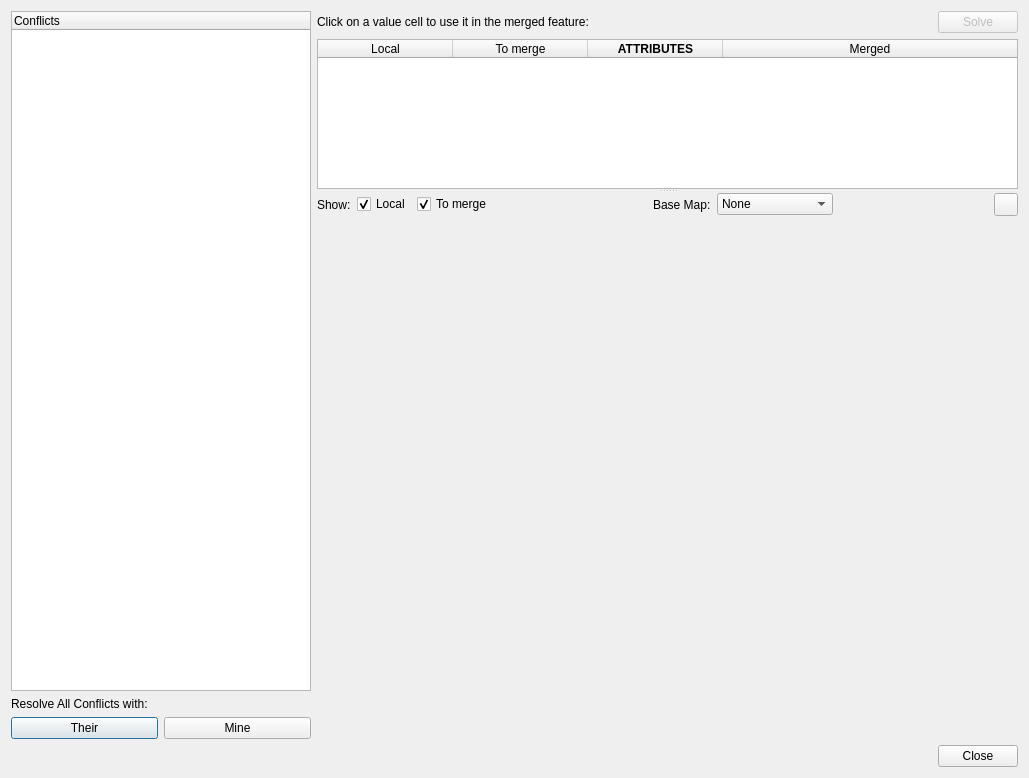
<?xml version="1.0" encoding="UTF-8"?>
<ui version="4.0">
 <class>ConflictDialog</class>
 <widget class="QDialog" name="ConflictDialog">
  <property name="geometry">
   <rect>
    <x>0</x>
    <y>0</y>
    <width>1029</width>
    <height>778</height>
   </rect>
  </property>
  <property name="sizePolicy">
   <sizepolicy hsizetype="MinimumExpanding" vsizetype="MinimumExpanding">
    <horstretch>0</horstretch>
    <verstretch>0</verstretch>
   </sizepolicy>
  </property>
  <property name="minimumSize">
   <size>
    <width>600</width>
    <height>700</height>
   </size>
  </property>
  <property name="windowTitle">
   <string>Merge Conflicts</string>
  </property>
  <layout class="QVBoxLayout" name="verticalLayout_2">
   <item>
    <layout class="QHBoxLayout" name="horizontalLayout">
     <item>
      <widget class="QWidget" name="widget" native="true">
       <property name="maximumSize">
        <size>
         <width>300</width>
         <height>16777215</height>
        </size>
       </property>
       <layout class="QVBoxLayout" name="verticalLayout_3">
        <property name="margin">
         <number>0</number>
        </property>
        <item>
         <widget class="QTreeWidget" name="conflictsTree">
          <property name="sizePolicy">
           <sizepolicy hsizetype="Expanding" vsizetype="Expanding">
            <horstretch>0</horstretch>
            <verstretch>0</verstretch>
           </sizepolicy>
          </property>
          <property name="minimumSize">
           <size>
            <width>200</width>
            <height>200</height>
           </size>
          </property>
          <property name="maximumSize">
           <size>
            <width>232131</width>
            <height>321321</height>
           </size>
          </property>
          <property name="alternatingRowColors">
           <bool>true</bool>
          </property>
          <property name="uniformRowHeights">
           <bool>true</bool>
          </property>
          <column>
           <property name="text">
            <string>Conflicts</string>
           </property>
          </column>
         </widget>
        </item>
        <item>
         <widget class="QLabel" name="label">
          <property name="text">
           <string>Resolve All Conflicts with:</string>
          </property>
         </widget>
        </item>
        <item>
         <layout class="QHBoxLayout" name="horizontalLayout_3">
          <item>
           <widget class="QPushButton" name="solveAllTheirsButton">
            <property name="text">
             <string>Their</string>
            </property>
           </widget>
          </item>
          <item>
           <widget class="QPushButton" name="solveAllOursButton">
            <property name="text">
             <string>Mine</string>
            </property>
           </widget>
          </item>
         </layout>
        </item>
       </layout>
      </widget>
     </item>
     <item>
      <layout class="QVBoxLayout" name="verticalLayout">
       <item>
        <layout class="QHBoxLayout" name="horizontalLayout_4">
         <item>
          <widget class="QLabel" name="label_7">
           <property name="sizePolicy">
            <sizepolicy hsizetype="Preferred" vsizetype="Fixed">
             <horstretch>0</horstretch>
             <verstretch>0</verstretch>
            </sizepolicy>
           </property>
           <property name="text">
            <string>Click on a value cell to use it in the merged feature:</string>
           </property>
          </widget>
         </item>
         <item>
          <spacer name="horizontalSpacer">
           <property name="orientation">
            <enum>Qt::Horizontal</enum>
           </property>
           <property name="sizeHint" stdset="0">
            <size>
             <width>40</width>
             <height>20</height>
            </size>
           </property>
          </spacer>
         </item>
         <item>
          <widget class="QPushButton" name="solveButton">
           <property name="enabled">
            <bool>false</bool>
           </property>
           <property name="text">
            <string>Solve</string>
           </property>
           <property name="icon">
            <iconset resource="resources/geogigclient_resources.qrc">
             <normaloff>:/icon/push-repo.png</normaloff>:/icon/push-repo.png</iconset>
           </property>
           <property name="iconSize">
            <size>
             <width>16</width>
             <height>16</height>
            </size>
           </property>
          </widget>
         </item>
        </layout>
       </item>
       <item>
        <widget class="QSplitter" name="splitter">
         <property name="orientation">
          <enum>Qt::Vertical</enum>
         </property>
         <widget class="QTableWidget" name="attributesTable">
          <property name="sizePolicy">
           <sizepolicy hsizetype="Fixed" vsizetype="Expanding">
            <horstretch>0</horstretch>
            <verstretch>0</verstretch>
           </sizepolicy>
          </property>
          <property name="minimumSize">
           <size>
            <width>250</width>
            <height>100</height>
           </size>
          </property>
          <property name="maximumSize">
           <size>
            <width>1000</width>
            <height>150</height>
           </size>
          </property>
          <property name="verticalScrollBarPolicy">
           <enum>Qt::ScrollBarAsNeeded</enum>
          </property>
          <property name="horizontalScrollBarPolicy">
           <enum>Qt::ScrollBarAsNeeded</enum>
          </property>
          <property name="showDropIndicator" stdset="0">
           <bool>false</bool>
          </property>
          <property name="dragDropOverwriteMode">
           <bool>false</bool>
          </property>
          <property name="alternatingRowColors">
           <bool>false</bool>
          </property>
          <property name="selectionMode">
           <enum>QAbstractItemView::NoSelection</enum>
          </property>
          <property name="selectionBehavior">
           <enum>QAbstractItemView::SelectRows</enum>
          </property>
          <property name="showGrid">
           <bool>true</bool>
          </property>
          <property name="gridStyle">
           <enum>Qt::DotLine</enum>
          </property>
          <property name="sortingEnabled">
           <bool>true</bool>
          </property>
          <property name="wordWrap">
           <bool>false</bool>
          </property>
          <attribute name="horizontalHeaderCascadingSectionResizes">
           <bool>true</bool>
          </attribute>
          <attribute name="horizontalHeaderDefaultSectionSize">
           <number>135</number>
          </attribute>
          <attribute name="horizontalHeaderMinimumSectionSize">
           <number>30</number>
          </attribute>
          <attribute name="horizontalHeaderStretchLastSection">
           <bool>true</bool>
          </attribute>
          <attribute name="verticalHeaderVisible">
           <bool>false</bool>
          </attribute>
          <attribute name="verticalHeaderCascadingSectionResizes">
           <bool>false</bool>
          </attribute>
          <attribute name="verticalHeaderStretchLastSection">
           <bool>false</bool>
          </attribute>
          <column>
           <property name="text">
            <string>Local</string>
           </property>
           <property name="font">
            <font>
             <weight>50</weight>
             <bold>false</bold>
            </font>
           </property>
           <property name="textAlignment">
            <set>AlignHCenter|AlignVCenter|AlignCenter</set>
           </property>
           <property name="foreground">
            <brush brushstyle="SolidPattern">
             <color alpha="255">
              <red>0</red>
              <green>0</green>
              <blue>0</blue>
             </color>
            </brush>
           </property>
          </column>
          <column>
           <property name="text">
            <string>To merge</string>
           </property>
           <property name="font">
            <font>
             <weight>50</weight>
             <bold>false</bold>
            </font>
           </property>
           <property name="textAlignment">
            <set>AlignHCenter|AlignTop</set>
           </property>
           <property name="foreground">
            <brush brushstyle="SolidPattern">
             <color alpha="255">
              <red>0</red>
              <green>0</green>
              <blue>0</blue>
             </color>
            </brush>
           </property>
          </column>
          <column>
           <property name="text">
            <string>ATTRIBUTES</string>
           </property>
           <property name="font">
            <font>
             <weight>75</weight>
             <bold>true</bold>
             <kerning>true</kerning>
            </font>
           </property>
           <property name="background">
            <color alpha="0">
             <red>0</red>
             <green>0</green>
             <blue>0</blue>
            </color>
           </property>
           <property name="foreground">
            <brush brushstyle="SolidPattern">
             <color alpha="255">
              <red>0</red>
              <green>0</green>
              <blue>0</blue>
             </color>
            </brush>
           </property>
          </column>
          <column>
           <property name="text">
            <string>Merged</string>
           </property>
           <property name="font">
            <font>
             <weight>50</weight>
             <italic>false</italic>
             <bold>false</bold>
            </font>
           </property>
           <property name="textAlignment">
            <set>AlignHCenter|AlignVCenter|AlignCenter</set>
           </property>
           <property name="foreground">
            <brush brushstyle="SolidPattern">
             <color alpha="255">
              <red>0</red>
              <green>0</green>
              <blue>0</blue>
             </color>
            </brush>
           </property>
          </column>
         </widget>
         <widget class="QWidget" name="layoutWidget">
          <layout class="QVBoxLayout" name="verticalLayout_11">
           <item>
            <layout class="QHBoxLayout" name="horizontalLayout_10">
             <item>
              <widget class="QLabel" name="label_9">
               <property name="text">
                <string>Show:</string>
               </property>
              </widget>
             </item>
             <item>
              <widget class="QCheckBox" name="showOursCheck">
               <property name="text">
                <string>Local</string>
               </property>
               <property name="checked">
                <bool>true</bool>
               </property>
              </widget>
             </item>
             <item>
              <widget class="QCheckBox" name="showTheirsCheck">
               <property name="text">
                <string>To merge</string>
               </property>
               <property name="checked">
                <bool>true</bool>
               </property>
              </widget>
             </item>
             <item>
              <spacer name="horizontalSpacer_5">
               <property name="orientation">
                <enum>Qt::Horizontal</enum>
               </property>
               <property name="sizeHint" stdset="0">
                <size>
                 <width>40</width>
                 <height>20</height>
                </size>
               </property>
              </spacer>
             </item>
             <item>
              <widget class="QLabel" name="label_2">
               <property name="text">
                <string>Base Map:</string>
               </property>
              </widget>
             </item>
             <item>
              <widget class="QComboBox" name="baseMapCombo">
               <item>
                <property name="text">
                 <string>None</string>
                </property>
               </item>
               <item>
                <property name="text">
                 <string>OpenStreetMap</string>
                </property>
               </item>
               <item>
                <property name="text">
                 <string>Google Maps</string>
                </property>
               </item>
              </widget>
             </item>
             <item>
              <spacer name="horizontalSpacer_8">
               <property name="orientation">
                <enum>Qt::Horizontal</enum>
               </property>
               <property name="sizeHint" stdset="0">
                <size>
                 <width>40</width>
                 <height>20</height>
                </size>
               </property>
              </spacer>
             </item>
             <item>
              <widget class="QToolButton" name="zoomButton">
               <property name="text">
                <string/>
               </property>
               <property name="icon">
                <iconset resource="resources/geogigclient_resources.qrc">
                 <normaloff>:/icon/zoom-extent.png</normaloff>:/icon/zoom-extent.png</iconset>
               </property>
              </widget>
             </item>
            </layout>
           </item>
           <item>
            <widget class="QWidget" name="canvasWidget" native="true">
             <property name="sizePolicy">
              <sizepolicy hsizetype="Preferred" vsizetype="Expanding">
               <horstretch>0</horstretch>
               <verstretch>0</verstretch>
              </sizepolicy>
             </property>
             <property name="minimumSize">
              <size>
               <width>0</width>
               <height>300</height>
              </size>
             </property>
            </widget>
           </item>
           <item>
            <layout class="QHBoxLayout" name="horizontalLayout_13"/>
           </item>
          </layout>
         </widget>
        </widget>
       </item>
      </layout>
     </item>
    </layout>
   </item>
   <item>
    <widget class="QDialogButtonBox" name="buttonBox">
     <property name="standardButtons">
      <set>QDialogButtonBox::Close</set>
     </property>
    </widget>
   </item>
  </layout>
 </widget>
 <resources>
  <include location="resources/geogigclient_resources.qrc"/>
 </resources>
 <connections/>
</ui>
